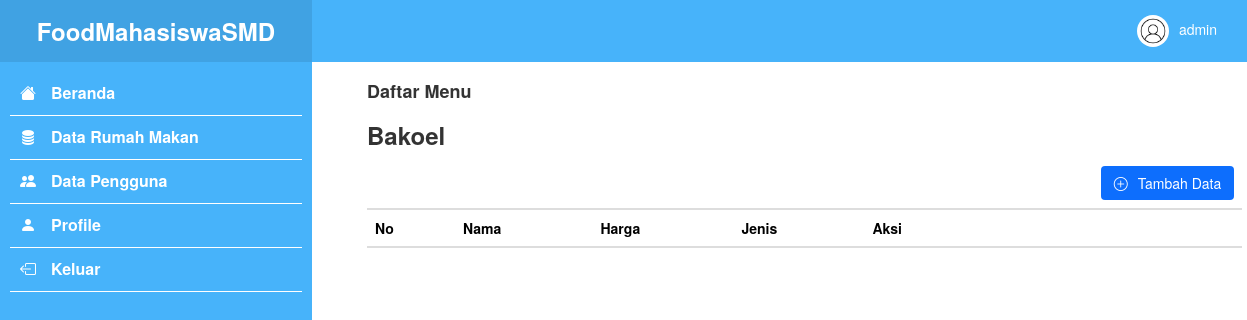
The app's page /daftar-menu/index.php?id=1 (signed in), older data.
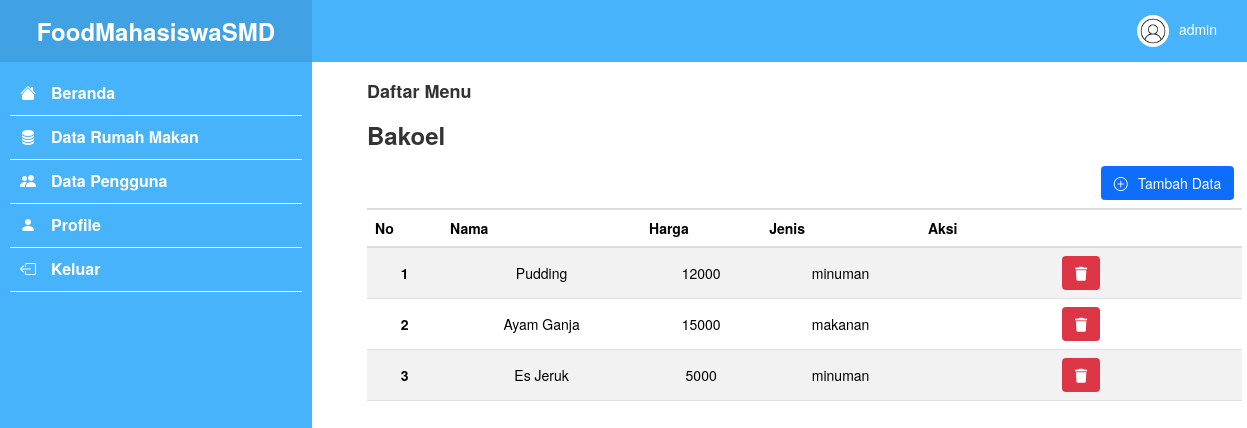
The same page, newer data.
### tables this page shows
CREATE TABLE `daftar_menu` (
  `id` int(11) NOT NULL,
  `id_rumah_makan` int(11) NOT NULL,
  `nama` varchar(255) NOT NULL,
  `harga` varchar(255) NOT NULL,
  `jenis` enum('makanan','minuman') NOT NULL
);

### daftar-menu/index.php (the view, shortened to what this page needs)
<?php
if (isset($_GET['id'])) {
  include('../components/koneksi.php');
  $id = $_GET['id'];
  $query = "SELECT * FROM rumah_makan WHERE id = $id";
  $result = mysqli_query($koneksi, $query);
  $data = mysqli_fetch_assoc($result);
} else {
  header('Location: ../rumah-makan/index.php');
}
?>
<!DOCTYPE html>
<html lang="en">
<head>
  <?php include('../components/head.php') ?>
</head>
<body>
  <div class="container-fluid">
    <div class="row min-vh-100">
      <?php include('../components/sidebar.php') ?>
      <div class="col-9 p-0">
        <?php include('../components/navbar.php') ?>
        <div id="content" class="px-5 py-3 z-1" style="z-index: 1;">
          <h4 class="fw-bold">Daftar Menu</h4>
          <h3 class="fw-bold"><?= $data['nama']; ?></h3>
          <table class="table table-striped table-hover" id="dataTables">
            <thead>
              <tr>
                <th colspan="4"></th>
                <th class="text-end"><a class="btn bg-primary text-white" href="add.php?id=<?= $data['id'] ?>"><i class="bi bi-plus-circle me-3"></i>Tambah Data</a></th>
              </tr>
              <tr>
                <th>No</th>
                <th>Nama</th>
                <th>Harga</th>
                <th>Jenis</th>
                <th>Aksi</th>
              </tr>
            </thead>
            <tbody>
              <?php
              include('../components/koneksi.php');
              $result = mysqli_query($koneksi, "SELECT * from daftar_menu WHERE id_rumah_makan = $data[id]");
              $no = 1;
              if (mysqli_num_rows($result) > 0) {
                while ($row = mysqli_fetch_assoc($result)) {
              ?>
                  <tr>
                    <th class='align-middle text-center'><?= $no ?></th>
                    <td class='align-middle text-center'><?= $row['nama']; ?></td>
                    <td class='align-middle text-center'><?= $row['harga']; ?></td>
                    <td class='align-middle text-center'><?= $row['jenis']; ?></td>
                    <td class='align-middle text-center'>
                      <a class='btn bg-danger' title="Hapus Data" href='delete.php?id=<?= $row['id']; ?>&id_rumah_makan=<?= $data['id'] ?>'><i class='text-white fa fa-trash'></i></a>
                    </td>
                  </tr>
              <?php
                $no++;}
              }
              ?>
            </tbody>
          </table>
        </div>
      </div>
    </div>
  </div>
  <?php include('../components/footer.php') ?>
</body>
</html>

Row changes from the older to the newer data that the page shows:
added daftar_menu: nama "Pudding", harga "12000", jenis "minuman"
added daftar_menu: nama "Ayam Ganja", harga "15000", jenis "makanan"
added daftar_menu: nama "Es Jeruk", harga "5000", jenis "minuman"
